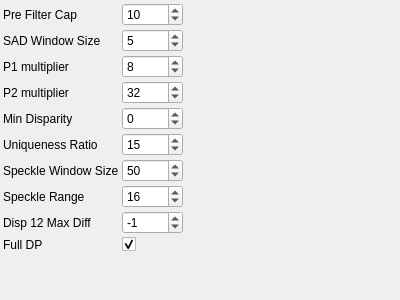
<?xml version="1.0" encoding="UTF-8"?>
<ui version="4.0">
 <class>OpenCVSGMParametersControlWidget</class>
 <widget class="QWidget" name="OpenCVSGMParametersControlWidget">
  <property name="geometry">
   <rect>
    <x>0</x>
    <y>0</y>
    <width>400</width>
    <height>300</height>
   </rect>
  </property>
  <property name="windowTitle">
   <string>OpenCVSGMParameters</string>
  </property>
   <layout class="QGridLayout" name="gridLayout">
    <property name="margin">
     <number>3</number>
    </property>
    <property name="spacing">
     <number>3</number>
    </property>
    <item row="0" column="0">
     <widget class="QLabel" name="label_0">
       <property name="text">
         <string>Pre Filter Cap</string>
       </property>
       <property name="tags" stdset="0">
           <string>advanced</string>
       </property>
     </widget>
    </item>
    <item row="0" column="1">
     <widget class="QSpinBox" name="preFilterCapSpinBox">
       <property name="toolTip">
         <string>Pre Filter Cap</string>
       </property>
       <property name="minimum">
        <number>1</number>
       </property>
       <property name="maximum">
        <number>99</number>
       </property>
       <property name="singleStep">
        <number>1</number>
       </property>
       <property name="value">
        <number>10</number>
       </property>
       <property name="tags" stdset="0">
           <string>advanced</string>
       </property>
     </widget>
    </item>
    <item row="1" column="0">
     <widget class="QLabel" name="label_1">
       <property name="text">
         <string>SAD Window Size</string>
       </property>
       <property name="tags" stdset="0">
           <string>advanced</string>
       </property>
     </widget>
    </item>
    <item row="1" column="1">
     <widget class="QSpinBox" name="sADWindowSizeSpinBox">
       <property name="toolTip">
         <string>SAD Window Size</string>
       </property>
       <property name="minimum">
        <number>1</number>
       </property>
       <property name="maximum">
        <number>99</number>
       </property>
       <property name="singleStep">
        <number>1</number>
       </property>
       <property name="value">
        <number>5</number>
       </property>
       <property name="tags" stdset="0">
           <string>advanced</string>
       </property>
     </widget>
    </item>
    <item row="2" column="0">
     <widget class="QLabel" name="label_2">
       <property name="text">
         <string>P1 multiplier</string>
       </property>
       <property name="tags" stdset="0">
           <string>advanced</string>
       </property>
     </widget>
    </item>
    <item row="2" column="1">
     <widget class="QSpinBox" name="p1MultiplierSpinBox">
       <property name="toolTip">
         <string>P1 multiplier</string>
       </property>
       <property name="minimum">
        <number>1</number>
       </property>
       <property name="maximum">
        <number>99</number>
       </property>
       <property name="singleStep">
        <number>1</number>
       </property>
       <property name="value">
        <number>8</number>
       </property>
       <property name="tags" stdset="0">
           <string>advanced</string>
       </property>
     </widget>
    </item>
    <item row="3" column="0">
     <widget class="QLabel" name="label_3">
       <property name="text">
         <string>P2 multiplier</string>
       </property>
       <property name="tags" stdset="0">
           <string>advanced</string>
       </property>
     </widget>
    </item>
    <item row="3" column="1">
     <widget class="QSpinBox" name="p2MultiplierSpinBox">
       <property name="toolTip">
         <string>P2 multiplier</string>
       </property>
       <property name="minimum">
        <number>1</number>
       </property>
       <property name="maximum">
        <number>99</number>
       </property>
       <property name="singleStep">
        <number>1</number>
       </property>
       <property name="value">
        <number>32</number>
       </property>
       <property name="tags" stdset="0">
           <string>advanced</string>
       </property>
     </widget>
    </item>
    <item row="4" column="0">
     <widget class="QLabel" name="label_4">
       <property name="text">
         <string>Min Disparity</string>
       </property>
       <property name="tags" stdset="0">
           <string>advanced</string>
       </property>
     </widget>
    </item>
    <item row="4" column="1">
     <widget class="QSpinBox" name="minDisparitySpinBox">
       <property name="toolTip">
         <string>Min Disparity</string>
       </property>
       <property name="minimum">
        <number>-9999</number>
       </property>
       <property name="maximum">
        <number>99999</number>
       </property>
       <property name="singleStep">
        <number>1</number>
       </property>
       <property name="value">
        <number>0</number>
       </property>
       <property name="tags" stdset="0">
           <string>advanced</string>
       </property>
     </widget>
    </item>
    <item row="5" column="0">
     <widget class="QLabel" name="label_5">
       <property name="text">
         <string>Uniqueness Ratio</string>
       </property>
       <property name="tags" stdset="0">
           <string>advanced</string>
       </property>
     </widget>
    </item>
    <item row="5" column="1">
     <widget class="QSpinBox" name="uniquenessRatioSpinBox">
       <property name="toolTip">
         <string>Uniqueness Ratio</string>
       </property>
       <property name="minimum">
        <number>0</number>
       </property>
       <property name="maximum">
        <number>99</number>
       </property>
       <property name="singleStep">
        <number>1</number>
       </property>
       <property name="value">
        <number>15</number>
       </property>
       <property name="tags" stdset="0">
           <string>advanced</string>
       </property>
     </widget>
    </item>
    <item row="6" column="0">
     <widget class="QLabel" name="label_6">
       <property name="text">
         <string>Speckle Window Size</string>
       </property>
       <property name="tags" stdset="0">
           <string>advanced</string>
       </property>
     </widget>
    </item>
    <item row="6" column="1">
     <widget class="QSpinBox" name="speckleWindowSizeSpinBox">
       <property name="toolTip">
         <string>Speckle Window Size</string>
       </property>
       <property name="minimum">
        <number>1</number>
       </property>
       <property name="maximum">
        <number>99</number>
       </property>
       <property name="singleStep">
        <number>1</number>
       </property>
       <property name="value">
        <number>50</number>
       </property>
       <property name="tags" stdset="0">
           <string>advanced</string>
       </property>
     </widget>
    </item>
    <item row="7" column="0">
     <widget class="QLabel" name="label_7">
       <property name="text">
         <string>Speckle Range</string>
       </property>
       <property name="tags" stdset="0">
           <string>advanced</string>
       </property>
     </widget>
    </item>
    <item row="7" column="1">
     <widget class="QSpinBox" name="speckleRangeSpinBox">
       <property name="toolTip">
         <string>Speckle Range</string>
       </property>
       <property name="minimum">
        <number>1</number>
       </property>
       <property name="maximum">
        <number>99</number>
       </property>
       <property name="singleStep">
        <number>1</number>
       </property>
       <property name="value">
        <number>16</number>
       </property>
       <property name="tags" stdset="0">
           <string>advanced</string>
       </property>
     </widget>
    </item>
    <item row="8" column="0">
     <widget class="QLabel" name="label_8">
       <property name="text">
         <string>Disp 12 Max Diff</string>
       </property>
       <property name="tags" stdset="0">
           <string>advanced</string>
       </property>
     </widget>
    </item>
    <item row="8" column="1">
     <widget class="QSpinBox" name="disp12MaxDiffSpinBox">
       <property name="toolTip">
         <string>Disp 12 Max Diff</string>
       </property>
       <property name="minimum">
        <number>-9999</number>
       </property>
       <property name="maximum">
        <number>99999</number>
       </property>
       <property name="singleStep">
        <number>1</number>
       </property>
       <property name="value">
        <number>-1</number>
       </property>
       <property name="tags" stdset="0">
           <string>advanced</string>
       </property>
     </widget>
    </item>
    <item row="9" column="0">
     <widget class="QLabel" name="label_9">
       <property name="text">
         <string>Full DP</string>
       </property>
       <property name="tags" stdset="0">
           <string>advanced</string>
       </property>
     </widget>
    </item>
    <item row="9" column="1">
     <widget class="QCheckBox" name="fullDPCheckBox">
       <property name="toolTip">
         <string>Full DP</string>
       </property>
       <property name="checked">
           <bool>true</bool>
       </property>
       <property name="tags" stdset="0">
           <string>advanced</string>
       </property>
     </widget>
    </item>
   <item row="10" column="0">
    <spacer name="verticalSpacer">
     <property name="orientation">
      <enum>Qt::Vertical</enum>
     </property>
     <property name="sizeHint" stdset="0">
      <size>
       <width>0</width>
       <height>0</height>
      </size>
     </property>
    </spacer>
   </item>
   <item row="10" column="2">
    <spacer name="horizontalSpacer">
     <property name="orientation">
      <enum>Qt::Horizontal</enum>
     </property>
     <property name="sizeHint" stdset="0">
      <size>
       <width>0</width>
       <height>0</height>
      </size>
     </property>
    </spacer>
   </item>
  </layout>
 </widget>
 <layoutdefault spacing="3" margin="3"/>
 <resources/>
 <connections>
  <connection>
   <sender>preFilterCapSpinBox</sender>
   <signal>valueChanged(int)</signal>
   <receiver>OpenCVSGMParametersControlWidget</receiver>
   <slot>changeParameters()</slot>
  </connection>
  <connection>
   <sender>sADWindowSizeSpinBox</sender>
   <signal>valueChanged(int)</signal>
   <receiver>OpenCVSGMParametersControlWidget</receiver>
   <slot>changeParameters()</slot>
  </connection>
  <connection>
   <sender>p1MultiplierSpinBox</sender>
   <signal>valueChanged(int)</signal>
   <receiver>OpenCVSGMParametersControlWidget</receiver>
   <slot>changeParameters()</slot>
  </connection>
  <connection>
   <sender>p2MultiplierSpinBox</sender>
   <signal>valueChanged(int)</signal>
   <receiver>OpenCVSGMParametersControlWidget</receiver>
   <slot>changeParameters()</slot>
  </connection>
  <connection>
   <sender>minDisparitySpinBox</sender>
   <signal>valueChanged(int)</signal>
   <receiver>OpenCVSGMParametersControlWidget</receiver>
   <slot>changeParameters()</slot>
  </connection>
  <connection>
   <sender>uniquenessRatioSpinBox</sender>
   <signal>valueChanged(int)</signal>
   <receiver>OpenCVSGMParametersControlWidget</receiver>
   <slot>changeParameters()</slot>
  </connection>
  <connection>
   <sender>speckleWindowSizeSpinBox</sender>
   <signal>valueChanged(int)</signal>
   <receiver>OpenCVSGMParametersControlWidget</receiver>
   <slot>changeParameters()</slot>
  </connection>
  <connection>
   <sender>speckleRangeSpinBox</sender>
   <signal>valueChanged(int)</signal>
   <receiver>OpenCVSGMParametersControlWidget</receiver>
   <slot>changeParameters()</slot>
  </connection>
  <connection>
   <sender>disp12MaxDiffSpinBox</sender>
   <signal>valueChanged(int)</signal>
   <receiver>OpenCVSGMParametersControlWidget</receiver>
   <slot>changeParameters()</slot>
  </connection>
  <connection>
   <sender>fullDPCheckBox</sender>
   <signal>stateChanged(int)</signal>
   <receiver>OpenCVSGMParametersControlWidget</receiver>
   <slot>changeParameters()</slot>
  </connection>
 </connections>
 <slots>
  <slot>changeParameters()</slot>
 </slots>
 <customwidgets>
 </customwidgets>
</ui>
